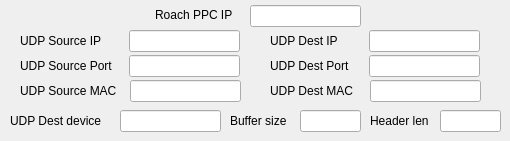
      <widget class="QWidget" name="roachN2">
       <attribute name="title">
        <string>ROACH 2</string>
       </attribute>
       <widget class="QLabel" name="label_297">
        <property name="geometry">
         <rect>
          <x>20</x>
          <y>80</y>
          <width>101</width>
          <height>21</height>
         </rect>
        </property>
        <property name="font">
         <font>
          <pointsize>9</pointsize>
         </font>
        </property>
        <property name="text">
         <string>UDP Source MAC</string>
        </property>
       </widget>
       <widget class="QLineEdit" name="lineEdit_240">
        <property name="geometry">
         <rect>
          <x>440</x>
          <y>110</y>
          <width>61</width>
          <height>22</height>
         </rect>
        </property>
        <property name="font">
         <font>
          <pointsize>9</pointsize>
         </font>
        </property>
       </widget>
       <widget class="QLineEdit" name="lineEdit_244">
        <property name="geometry">
         <rect>
          <x>129</x>
          <y>55</y>
          <width>111</width>
          <height>22</height>
         </rect>
        </property>
        <property name="font">
         <font>
          <pointsize>9</pointsize>
         </font>
        </property>
       </widget>
       <widget class="QLabel" name="label_288">
        <property name="geometry">
         <rect>
          <x>370</x>
          <y>110</y>
          <width>71</width>
          <height>21</height>
         </rect>
        </property>
        <property name="font">
         <font>
          <pointsize>9</pointsize>
         </font>
        </property>
        <property name="text">
         <string>Header len</string>
        </property>
       </widget>
       <widget class="QLineEdit" name="lineEdit_237">
        <property name="geometry">
         <rect>
          <x>300</x>
          <y>110</y>
          <width>61</width>
          <height>22</height>
         </rect>
        </property>
        <property name="font">
         <font>
          <pointsize>9</pointsize>
         </font>
        </property>
       </widget>
       <widget class="QLineEdit" name="lineEdit_242">
        <property name="geometry">
         <rect>
          <x>369</x>
          <y>55</y>
          <width>111</width>
          <height>22</height>
         </rect>
        </property>
        <property name="font">
         <font>
          <pointsize>9</pointsize>
         </font>
        </property>
       </widget>
       <widget class="QLabel" name="label_292">
        <property name="geometry">
         <rect>
          <x>10</x>
          <y>110</y>
          <width>101</width>
          <height>21</height>
         </rect>
        </property>
        <property name="font">
         <font>
          <pointsize>9</pointsize>
         </font>
        </property>
        <property name="text">
         <string>UDP Dest device</string>
        </property>
       </widget>
       <widget class="QLineEdit" name="lineEdit_180">
        <property name="geometry">
         <rect>
          <x>129</x>
          <y>30</y>
          <width>111</width>
          <height>22</height>
         </rect>
        </property>
        <property name="font">
         <font>
          <pointsize>9</pointsize>
         </font>
        </property>
       </widget>
       <widget class="QLabel" name="label_290">
        <property name="geometry">
         <rect>
          <x>20</x>
          <y>55</y>
          <width>101</width>
          <height>21</height>
         </rect>
        </property>
        <property name="font">
         <font>
          <pointsize>9</pointsize>
         </font>
        </property>
        <property name="text">
         <string>UDP Source Port</string>
        </property>
       </widget>
       <widget class="QLabel" name="label_295">
        <property name="geometry">
         <rect>
          <x>20</x>
          <y>30</y>
          <width>101</width>
          <height>21</height>
         </rect>
        </property>
        <property name="font">
         <font>
          <pointsize>9</pointsize>
         </font>
        </property>
        <property name="text">
         <string>UDP Source IP</string>
        </property>
       </widget>
       <widget class="QLabel" name="label_289">
        <property name="geometry">
         <rect>
          <x>155</x>
          <y>5</y>
          <width>91</width>
          <height>20</height>
         </rect>
        </property>
        <property name="font">
         <font>
          <pointsize>9</pointsize>
         </font>
        </property>
        <property name="text">
         <string>Roach PPC IP</string>
        </property>
       </widget>
       <widget class="QLineEdit" name="lineEdit_241">
        <property name="geometry">
         <rect>
          <x>370</x>
          <y>80</y>
          <width>111</width>
          <height>22</height>
         </rect>
        </property>
        <property name="font">
         <font>
          <pointsize>9</pointsize>
         </font>
        </property>
       </widget>
       <widget class="QLabel" name="label_296">
        <property name="geometry">
         <rect>
          <x>230</x>
          <y>110</y>
          <width>71</width>
          <height>21</height>
         </rect>
        </property>
        <property name="font">
         <font>
          <pointsize>9</pointsize>
         </font>
        </property>
        <property name="text">
         <string>Buffer size</string>
        </property>
       </widget>
       <widget class="QLabel" name="label_294">
        <property name="geometry">
         <rect>
          <x>270</x>
          <y>55</y>
          <width>101</width>
          <height>21</height>
         </rect>
        </property>
        <property name="font">
         <font>
          <pointsize>9</pointsize>
         </font>
        </property>
        <property name="text">
         <string>UDP Dest Port</string>
        </property>
       </widget>
       <widget class="QLineEdit" name="lineEdit_238">
        <property name="geometry">
         <rect>
          <x>120</x>
          <y>110</y>
          <width>101</width>
          <height>22</height>
         </rect>
        </property>
        <property name="font">
         <font>
          <pointsize>9</pointsize>
         </font>
        </property>
       </widget>
       <widget class="QLineEdit" name="lineEdit_239">
        <property name="geometry">
         <rect>
          <x>369</x>
          <y>30</y>
          <width>111</width>
          <height>22</height>
         </rect>
        </property>
        <property name="font">
         <font>
          <pointsize>9</pointsize>
         </font>
        </property>
       </widget>
       <widget class="QLabel" name="label_293">
        <property name="geometry">
         <rect>
          <x>270</x>
          <y>80</y>
          <width>101</width>
          <height>21</height>
         </rect>
        </property>
        <property name="font">
         <font>
          <pointsize>9</pointsize>
         </font>
        </property>
        <property name="text">
         <string>UDP Dest MAC</string>
        </property>
       </widget>
       <widget class="QLabel" name="label_291">
        <property name="geometry">
         <rect>
          <x>270</x>
          <y>30</y>
          <width>81</width>
          <height>21</height>
         </rect>
        </property>
        <property name="font">
         <font>
          <pointsize>9</pointsize>
         </font>
        </property>
        <property name="text">
         <string>UDP Dest IP</string>
        </property>
       </widget>
       <widget class="QLineEdit" name="lineEdit_181">
        <property name="geometry">
         <rect>
          <x>250</x>
          <y>5</y>
          <width>111</width>
          <height>22</height>
         </rect>
        </property>
        <property name="font">
         <font>
          <pointsize>9</pointsize>
         </font>
        </property>
       </widget>
       <widget class="QLineEdit" name="lineEdit_243">
        <property name="geometry">
         <rect>
          <x>130</x>
          <y>80</y>
          <width>111</width>
          <height>22</height>
         </rect>
        </property>
        <property name="font">
         <font>
          <pointsize>9</pointsize>
         </font>
        </property>
       </widget>
      </widget>
